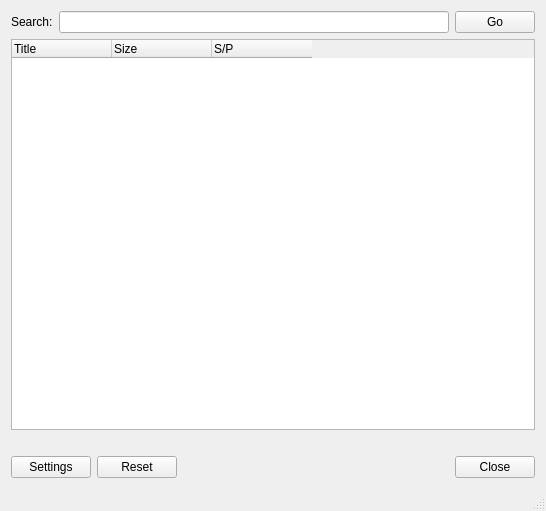
<?xml version="1.0" encoding="UTF-8"?>
<ui version="4.0">
 <class>ZTorrent</class>
 <widget class="QMainWindow" name="ZTorrent">
  <property name="geometry">
   <rect>
    <x>0</x>
    <y>0</y>
    <width>546</width>
    <height>511</height>
   </rect>
  </property>
  <property name="windowTitle">
   <string>ZTorrent</string>
  </property>
  <property name="windowIcon">
   <iconset resource="resources.qrc">
    <normaloff>:/images/appicon.png</normaloff>:/images/appicon.png</iconset>
  </property>
  <widget class="QWidget" name="centralWidget">
   <layout class="QGridLayout" name="gridLayout">
    <item row="0" column="0">
     <widget class="QLabel" name="label">
      <property name="text">
       <string>Search:</string>
      </property>
     </widget>
    </item>
    <item row="0" column="1">
     <widget class="QLineEdit" name="lineEdit"/>
    </item>
    <item row="0" column="2">
     <widget class="QPushButton" name="goBtn">
      <property name="text">
       <string>Go</string>
      </property>
     </widget>
    </item>
    <item row="2" column="0" colspan="3">
     <widget class="QLabel" name="actionLabel"/>
    </item>
    <item row="3" column="0" colspan="3">
     <layout class="QHBoxLayout" name="horizontalLayout">
      <item>
       <widget class="QPushButton" name="settingsBtn">
        <property name="text">
         <string>Settings</string>
        </property>
       </widget>
      </item>
      <item>
       <widget class="QDialogButtonBox" name="buttonBox">
        <property name="standardButtons">
         <set>QDialogButtonBox::Close|QDialogButtonBox::Reset</set>
        </property>
        <property name="centerButtons">
         <bool>false</bool>
        </property>
       </widget>
      </item>
     </layout>
    </item>
    <item row="1" column="0" colspan="3">
     <widget class="QTreeWidget" name="treeWidget">
      <property name="contextMenuPolicy">
       <enum>Qt::CustomContextMenu</enum>
      </property>
      <property name="rootIsDecorated">
       <bool>false</bool>
      </property>
      <property name="wordWrap">
       <bool>true</bool>
      </property>
      <property name="expandsOnDoubleClick">
       <bool>false</bool>
      </property>
      <attribute name="headerCascadingSectionResizes">
       <bool>false</bool>
      </attribute>
      <attribute name="headerHighlightSections">
       <bool>false</bool>
      </attribute>
      <attribute name="headerStretchLastSection">
       <bool>false</bool>
      </attribute>
      <column>
       <property name="text">
        <string>Title</string>
       </property>
      </column>
      <column>
       <property name="text">
        <string>Size</string>
       </property>
      </column>
      <column>
       <property name="text">
        <string>S/P</string>
       </property>
      </column>
     </widget>
    </item>
   </layout>
  </widget>
  <widget class="QStatusBar" name="statusBar"/>
 </widget>
 <layoutdefault spacing="6" margin="11"/>
 <resources>
  <include location="resources.qrc"/>
 </resources>
 <connections/>
</ui>
